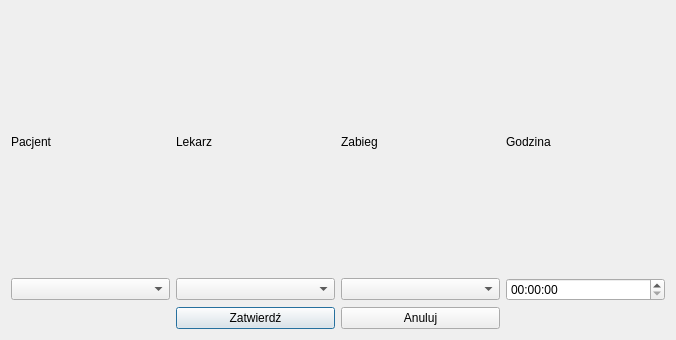
<?xml version="1.0" encoding="UTF-8"?>
<ui version="4.0">
 <class>visitsSet</class>
 <widget class="QDialog" name="visitsSet">
  <property name="geometry">
   <rect>
    <x>0</x>
    <y>0</y>
    <width>676</width>
    <height>340</height>
   </rect>
  </property>
  <property name="windowTitle">
   <string>Dialog</string>
  </property>
  <layout class="QGridLayout" name="gridLayout">
   <item row="0" column="1">
    <widget class="QLabel" name="label_2">
     <property name="text">
      <string>Lekarz</string>
     </property>
    </widget>
   </item>
   <item row="1" column="1">
    <widget class="QComboBox" name="comboBox_doctor"/>
   </item>
   <item row="0" column="0">
    <widget class="QLabel" name="label">
     <property name="text">
      <string>Pacjent</string>
     </property>
    </widget>
   </item>
   <item row="0" column="3">
    <widget class="QLabel" name="label_4">
     <property name="text">
      <string>Godzina</string>
     </property>
    </widget>
   </item>
   <item row="1" column="2">
    <widget class="QComboBox" name="comboBox_procedure"/>
   </item>
   <item row="1" column="0">
    <widget class="QComboBox" name="comboBox_patient"/>
   </item>
   <item row="0" column="2">
    <widget class="QLabel" name="label_3">
     <property name="text">
      <string>Zabieg</string>
     </property>
    </widget>
   </item>
   <item row="1" column="3">
    <widget class="QTimeEdit" name="timeEdit_visit"/>
   </item>
   <item row="2" column="1">
    <widget class="QPushButton" name="pushButton_accept">
     <property name="text">
      <string>Zatwierdź</string>
     </property>
    </widget>
   </item>
   <item row="2" column="2">
    <widget class="QPushButton" name="pushButton_cancel">
     <property name="text">
      <string>Anuluj</string>
     </property>
    </widget>
   </item>
  </layout>
 </widget>
 <resources/>
 <connections/>
</ui>
